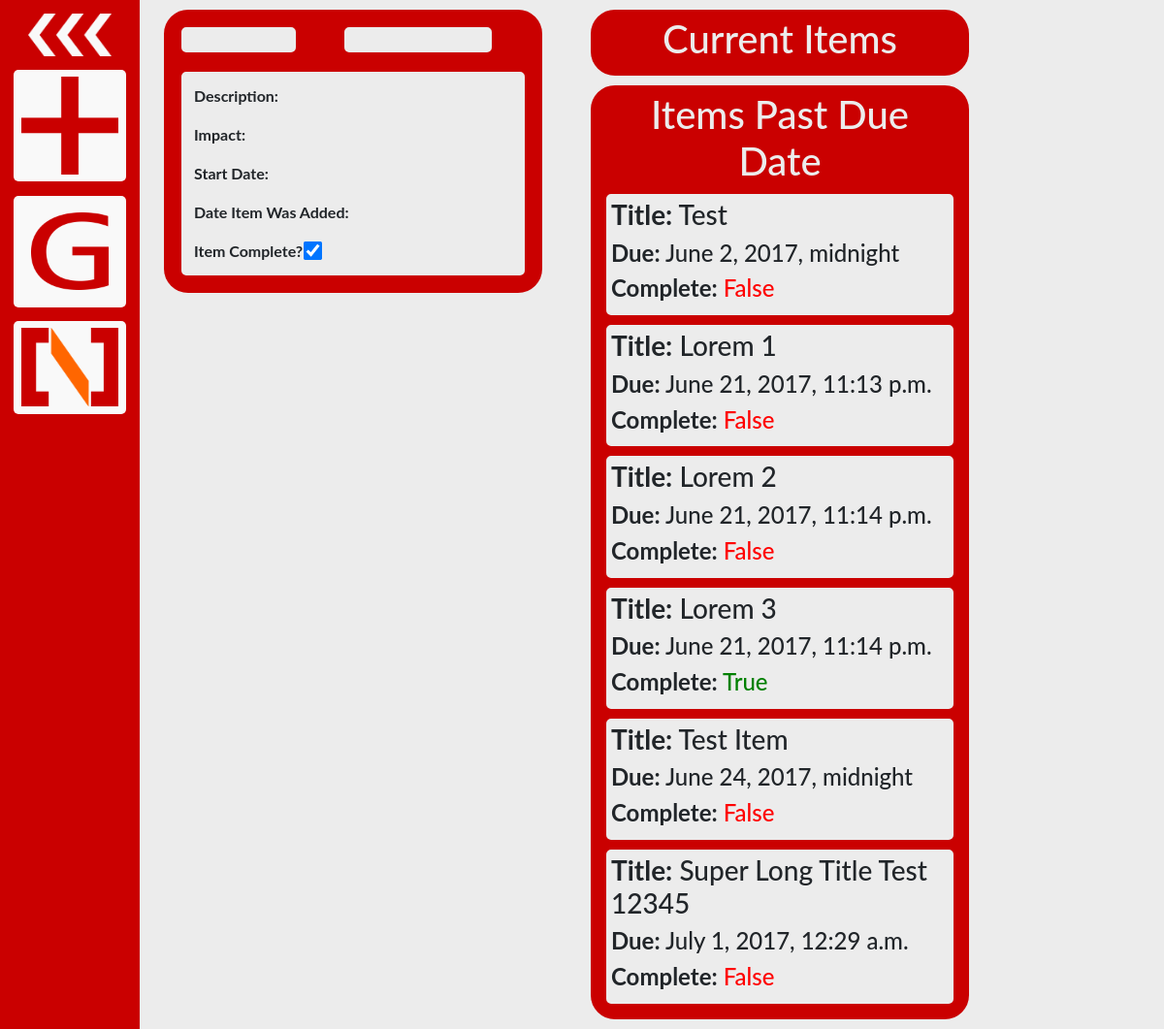
The page /todo/ on the database as committed earlier.
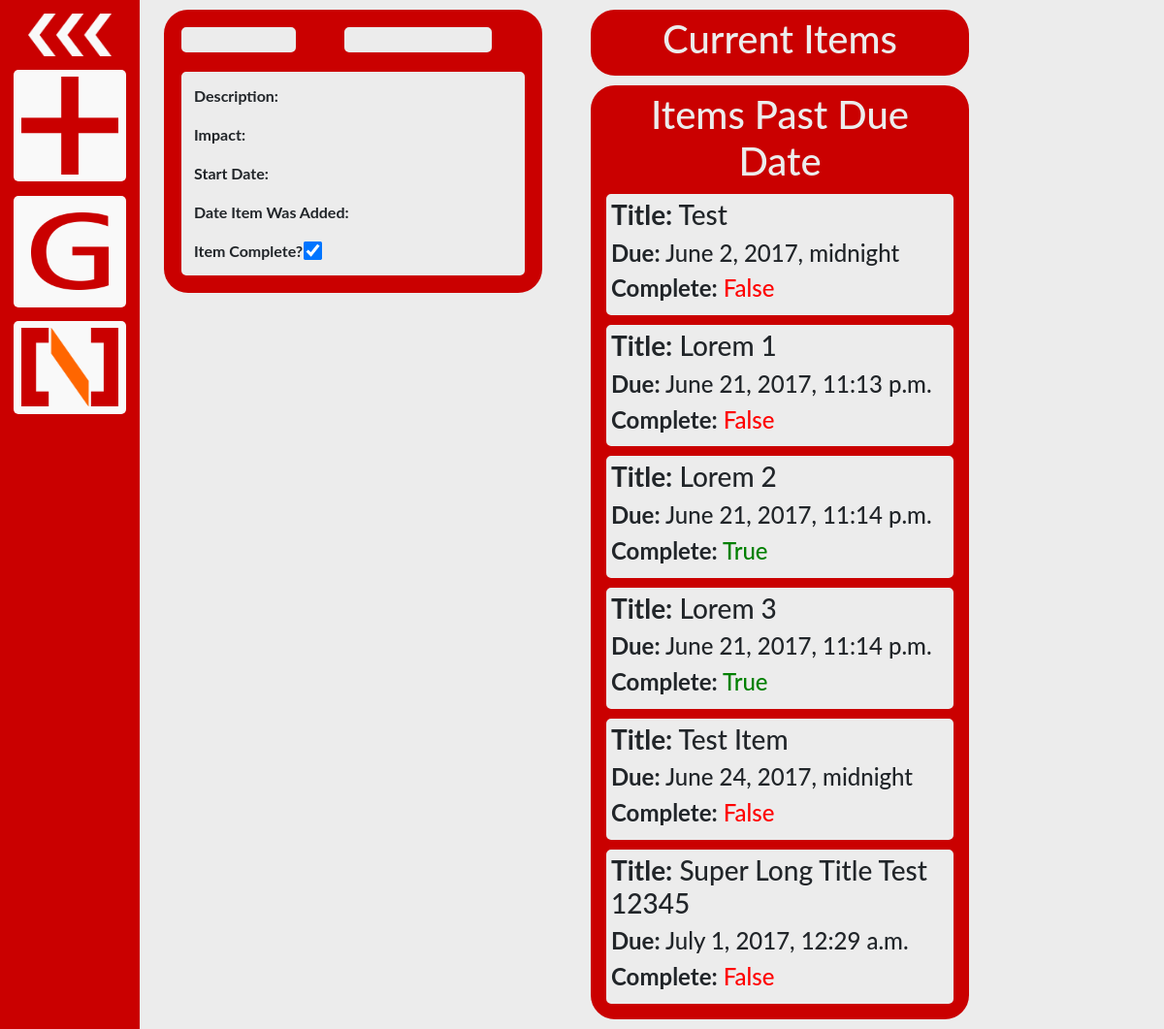
The same page on the database as committed later.
### todo/models.py (models this page shows, shortened)
class Item(models.Model):
    title_text = models.CharField(max_length=200)
    desc_text = models.TextField()
    impact_text = models.TextField()
    start_date = models.DateTimeField()
    due_date = models.DateTimeField()
    priority = models.FloatField()
    complete = models.BooleanField()
    add_date = models.DateTimeField()

### todo/views.py (the view)
def index(request):
    template_name = 'todo/index.html'
    context_object_name = 'item_list'
    todo_items = Item.objects.filter(due_date__gte=timezone.now()).order_by('due_date')
    past_items = Item.objects.filter(due_date__lt=timezone.now()).order_by('due_date')
    return render(request, template_name,
                  {context_object_name: todo_items,
                   'past_items': past_items})

### todo/templates/todo/index.html (shortened to what this page needs)
{% extends "todo/base.html" %}
{% block content %}
<div class="container-fluid">
  <div class="row">
    <div class="col-md-5 panel">
      <div id="todo_item">
        <div>
          <div class="row">
            <div class="col-xl-5 col-lg-12 col-sm-12">
              <h1 class="item_header" id="json_title_text"></h1>
            </div>
            <div class="col-xl-6 col-lg-12 col-sm-12">
              <h1 class="item_header" id="json_due_date"></h1>
            </div>
          </div>
          <div class="item_body">
            <p><b>Description:</b><div id="json_desc_text"></div></p>
            <p><b>Impact:</b><div id="json_impact_text"></div></p>
            <p><b>Start Date:</b><div id="json_start_date"></div></p>
            <p><b>Date Item Was Added:</b><div id="json_add_date"></div></p>
            <b>Item Complete? </b><input id="-1" type="checkbox" name="item_complete" checked>
          </div>
        </div>
      </div>
    </div>
    <div id="todo_list" class="col-md-5 panel">
      <div id = "todo_container">
        <div class="col-md-12" style="text-align: center; color: #ecececff;">
          <h1>Current Items</h1>
        </div>
      </div>
      <div id = "todo_container">
        <div class="col-md-12" style="text-align: center; color: #ecececff;">
          <h1>Items Past Due Date</h1>
        </div>
        {% for item in past_items %}
        <div class="item" id = {{item.id}}>
          <div class="item_info">
            <h3><b>Title:</b> {{item.title_text}}</h3>
            <h4><b>Due:</b> {{item.due_date}}</h4>
            <h4><div class="complete_info" id = {{item.id}}>
              {% if item.complete %}
                <b>Complete:</b> <span style='color: green'>{{item.complete}}</span>
              {% else %}
                <b>Complete:</b> <span style='color: red'>{{item.complete}}</span>
              {% endif %}
            </div></h4>
          </div>
        </div>
        {% endfor %}
      </div>
    </div>
  </div>
</div>
{% endblock %}

Rows that differ between the two databases and show on the page:
changed Item "Lorem 2": complete "False" → "True"
